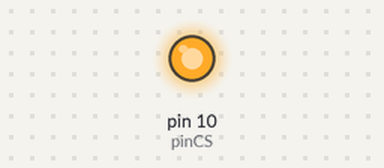
The sketch below on a simulated Arduino Uno, built with avr-gcc and run on an emulated ATmega328P. Shown: output pins drawn as LEDs (lit = HIGH). What the sketch prints to the serial monitor is not drawn.

Above: at 0.1 s.
Timing chart, 0 to 1.6 s (numbered marks = the images above):
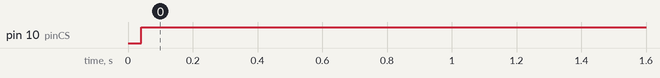

The sketch:

CC2500_regiter_write_no_lib.ino
```cpp
#define pinCS  10
#define pinSCK 13
#define pinMOSI 11
#define pinMISO 12
void setup()
{
    Serial.begin(9600);
    pinMode(pinMOSI, OUTPUT);
    pinMode(pinMISO, INPUT);
    pinMode(pinSCK, OUTPUT);
    pinMode(pinCS, OUTPUT);
    initialise();
    Serial.print(sendCommand(0,35));
    Serial.print("  ");
    Serial.print(recCommand(0));
    Serial.print("  ");
}

void loop()
{
}
void initialise(void)
{
	// disable device
	digitalWrite(pinCS, HIGH);
	// setup SPI control register: SPCR = 01010000
	// interrupt disabled, spi enabled, msb 1st, master, clk low when idle,
	// sample on rising edge of clk, system clock rate fastest
	SPCR = (1<<SPE) | (1<<MSTR);

	// clear data registers
	byte clr = SPSR;
	clr = SPDR;

	//reset
	reset();
	reset();

}
unsigned char sendCommand(unsigned char command, unsigned char data)
{
	// enable device
    digitalWrite(pinCS, LOW);

    // wait for device
    while (digitalRead(pinMISO) == HIGH) {};

    // send command byte
    spiTransfer(command);

    // send data byte
    unsigned char result = spiTransfer(data);

    // disable device
    digitalWrite(pinCS, HIGH);

    // return result
    return result;
}
void reset(void)
{
	// enable device
	digitalWrite(pinCS, LOW);
	delayMicroseconds(1);

	// disable device and wait at least 40 microseconds
	digitalWrite(pinCS, HIGH);
	delayMicroseconds(41);

	// enable device
	digitalWrite(pinCS, LOW);

	// wait for device
	while (digitalRead(pinMISO) == HIGH) {
	};

	// send reset command (SRES)
	spiTransfer(0x30);

	// disable device
	digitalWrite(pinCS, HIGH);
}

unsigned char spiTransfer(unsigned char data)
{
   // start transmission
    SPDR = data;

    // wait for end of transmission
    while (!(SPSR & (1<<SPIF))) {
    };

    // return received byte
    return SPDR;
}
unsigned char recCommand(unsigned char command) //command for getting register values
{
    command = command + 0x80;
    digitalWrite(pinCS, LOW);
    while (digitalRead(pinMISO) == HIGH) {};
    spiTransfer(command);
    unsigned char result=spiTransfer(0);
    digitalWrite(pinCS, HIGH);
    return result;
}
```

Measured:
- by itself, pin 10 (pinCS): LOW → HIGH at 0.04 s
